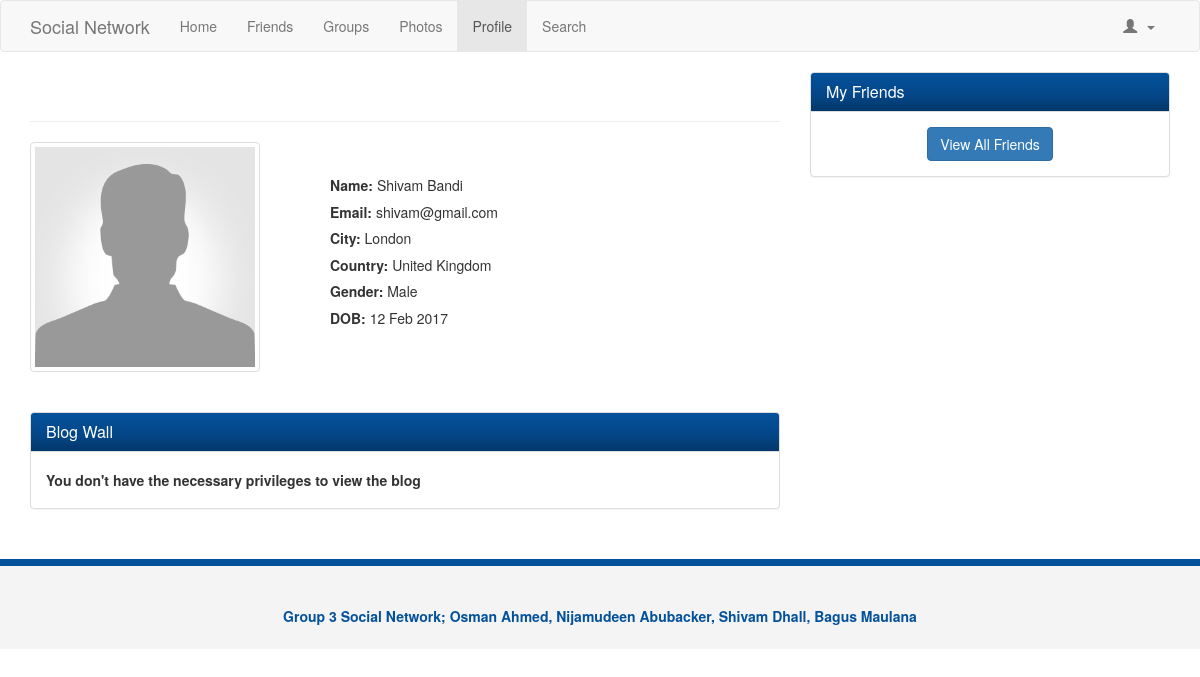
The app's page /view_profile.php?action=view&id=26 (signed in) with its own data.
### tables this page shows
CREATE TABLE IF NOT EXISTS `personalinfo` (
  `userID` int(11) NOT NULL,
  `firstName` varchar(240) NOT NULL,
  `surname` varchar(240) NOT NULL,
  `gender` varchar(240) NOT NULL,
  `birthday` date NOT NULL,
  `city` varchar(40) NOT NULL,
  `country` varchar(40) NOT NULL,
  UNIQUE KEY `userID_2` (`userID`),
  KEY `userID` (`userID`)
);

CREATE TABLE IF NOT EXISTS `users` (
  `userID` int(11) NOT NULL AUTO_INCREMENT,
  `email` varchar(240) NOT NULL,
  `password` varchar(240) NOT NULL,
  `securityQuestion` varchar(240) NOT NULL,
  `securityAnswer` varchar(240) NOT NULL,
  PRIMARY KEY (`userID`),
  UNIQUE KEY `userID` (`userID`),
  KEY `userID_2` (`userID`),
  KEY `userID_3` (`userID`),
  KEY `userID_4` (`userID`)
);

### view_profile.php (the view, shortened to what this page needs)
<?php
    $userId = $_SESSION['user'];
    $profileUserId = $_GET['id'];
    $res = mysql_query("SELECT securitysettings.*, relationships.invitationAccepted FROM securitysettings LEFT JOIN relationships ON userID=$userId WHERE (userID1 = $userId AND userID2 =$profileUserId)");
    $row = mysql_fetch_array($res) or die (mysql_error());
?>
<!DOCTYPE html>
<html lang="en">
  <head>
    <link href="css/bootstrap.css" rel="stylesheet">
    <link href="css/style.css" rel="stylesheet">
    <link href="css/font-awesome.css" rel="stylesheet">
  </head>
  <body>
    <nav class="navbar navbar-default">
      <div class="container">
        <div class="navbar-header">
        <a class="navbar-brand" href="#">Social Network</a>
        </div>
        <div id="navbar" class="collapse navbar-collapse">
          <ul class="nav navbar-nav">
            <li><a href="index.php">Home</a></li>
            <li><a href="friends.php">Friends</a></li>
            <li><a href="groups.php">Groups</a></li>
            <li><a href="photos.php">Photos</a></li>
            <li class="active"><a href="profile.php">Profile</a></li>
            <li><a href="search.php">Search</a></li>
          </ul>
            <ul class="nav navbar-nav navbar-right">
                <li class="dropdown">
                  <a href="#" class="dropdown-toggle" data-toggle="dropdown" role="button" aria-haspopup="true" aria-expanded="false">
                  <span class="glyphicon glyphicon-user"></span>&nbsp;<?php echo $userRow['email']; ?>&nbsp;<span class="caret"></span></a>
                </li>
            </ul>
        </div>
      </div>
    </nav>
    <section>
      <div class="container">
        <div class="row">
          <div class="col-md-8">
            <div class="profile">
              <h1 class="page-header"><?php echo $userRow['firstName']." ".$userRow['surname'];?></h1>
              <div class="row">
                <div class="col-md-4">
                  <img src="img/user.png" class="img-thumbnail" alt="">
                </div>
                <div class="col-md-8">
                    <ul>
                  <?php
                    if($row['whoCanSeeProfile'] == 0 || ($row['whoCanSeeProfile'] == 1 && $row['invitationAccepted'])){
                        $query = "SELECT personalinfo.*, users.email FROM personalinfo, users WHERE personalinfo.userID='$profileUserId' AND users.userID = '$profileUserId'";
                        $res=mysql_query($query) or die(mysql_error());
                        $userRow=mysql_fetch_array($res);
                    ?>
                        <li><strong>Name: </strong><?php echo $userRow['firstName']." ".$userRow['surname'] ;?></li>
                        <li><strong>Email: </strong><?php echo $userRow['email'];?></li>
                        <li><strong>City: </strong><?php echo $userRow['city'];?></li>
                        <li><strong>Country: </strong><?php echo $userRow['country'];?></li>
                        <li><strong>Gender: </strong><?php echo $userRow['gender'];?></li>
                        <li><strong>DOB: </strong><?php
                                        $myDateTime = DateTime::createFromFormat('Y-m-d', $userRow['birthday']);
                                        echo $myDateTime->format('d M Y'); ?></li>
                  <?php
                    }
                    else{
                  ?>
                        <li><strong>You don't have the necessary privileges to view the profile</strong></li>
                  <?php
                    }
                   ?>
                      </ul>
                    </div>
              </div><br><br>
              <div class="row">
                <div class="col-md-12">
                  <div class="panel panel-default">
                    <div class="panel-heading">
                      <h3 class="panel-title">Blog Wall</h3>
                    </div>
                    <div class="panel-body">
                    <?php
                        if($row['whoCanSeeBlog'] == 0 || ($row['whoCanSeeBlog'] == 1 && $row['invitationAccepted'])){
                    ?>
                              <form>
                                <div class="form-group">
                                  <textarea class="form-control" placeholder="Write on the wall"></textarea>
                                </div>
                                <button type="submit" class="btn btn-default">Submit</button>
                              </form>
                    <?php
                        }
                        else{
                      ?>
                            <li><strong>You don't have the necessary privileges to view the blog</strong></li>
                    <?php
                        }
                   ?>
                    </div>
                  </div>
                </div>
              </div>
            </div>
          </div>
          <div class="col-md-4">
            <div class="panel panel-default friends">
              <div class="panel-heading">
                <h3 class="panel-title">My Friends</h3>
              </div>
              <div class="panel-body">
                <div style="text-align:center">
                  <a  class="btn btn-primary" href="#">View All Friends</a>
                </div>
              </div>
            </div>
            </div>
        </div>
      </div>
    </section>
    <footer>
      <div class="container">
        <p>Group 3 Social Network; Osman Ahmed, Nijamudeen Abubacker, Shivam Dhall, Bagus Maulana</p>
      </div>
    </footer>
  </body>
</html>

### css/style.css (style rules this page uses)
.panel-heading { background-image: linear-gradient(#04519b, #044687 60%, #033769); color: #fff !important; }
.profile ul { margin-top: 30px; }
.profile li { list-style: none; line-height: 1.9em; }
footer { background: #f4f4f4; height: 90px; color: #04519b; font-weight: bold; text-align: center; padding-top: 40px; margin-top: 30px; border-top: 7px solid #04519b; }

### records on screen
personalinfo: firstName "Shivam", surname "Bandi", userID.email "shivam@gmail.com", city "London", country "United Kingdom", gender "Male", birthday "12 Feb 2017"
